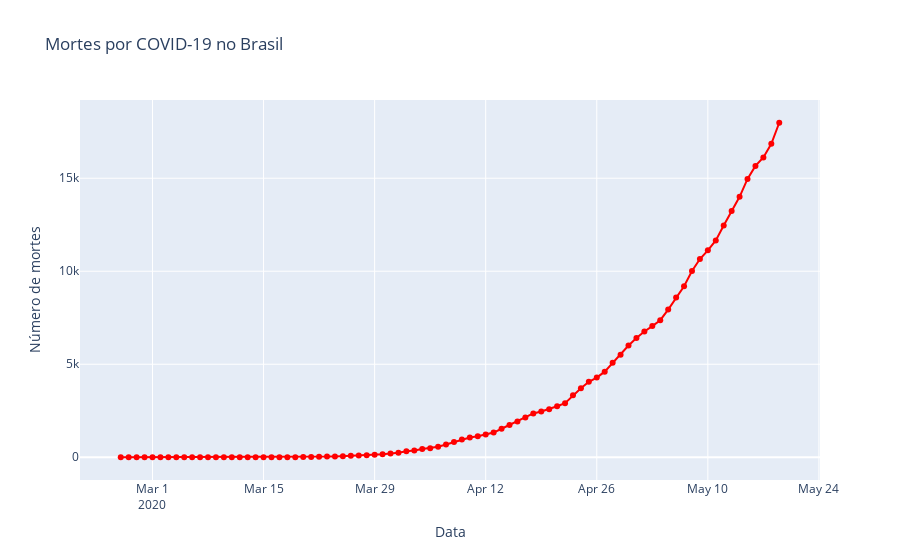

Notebook code for this chart:
### Code cell
#mortes
fig = go.Figure()

fig.add_trace(
    go.Scatter(x=brasil.observationdate, y=brasil.deaths, name='Mortes', mode='lines+markers',
              line=dict(color='red'))
)
#Edita o layout
fig.update_layout(title='Mortes por COVID-19 no Brasil',
                   xaxis_title='Data',
                   yaxis_title='Número de mortes')
fig.show()
